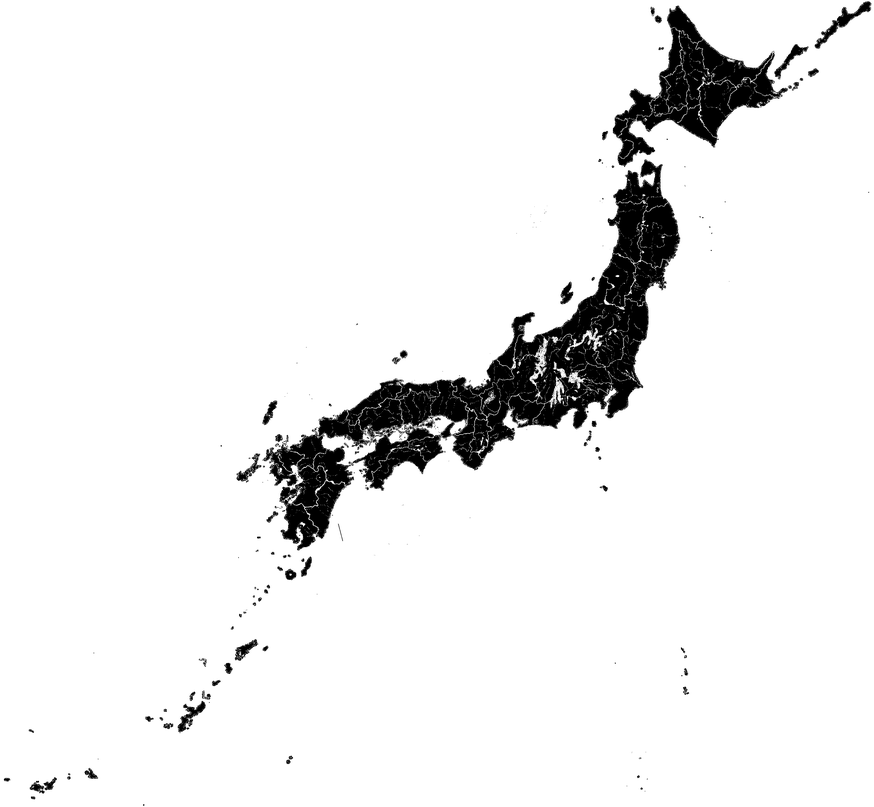
#> input picture E-Learning/Python/opencv/image/change1_jpmap.png, 874 x 807 px, shrunk from 3250 x 3000 before the run, given in place of src.png, which was not available
$ python image_py.py
#> lines starting #> are read from the running program, lines starting #| are printed output that depends on the picture
import cv2
import math
import numpy as np

file_src = 'image/src.png'
file_dst = 'image/dst.png'

img_src = cv2.imread(file_src, 1)  # 入力画像(カラー)読み込み
#> img_src is the input picture: shape (807, 874, 3); min 0, max 255, mean 237.9
# img_src = cv2.imread(file_src, 0)  # 入力画像(グレースケール)読み込み

cv2.namedWindow('src')
cv2.namedWindow('dst')

# 処理内容
img_dst = cv2.flip(img_src, flipCode = 0)
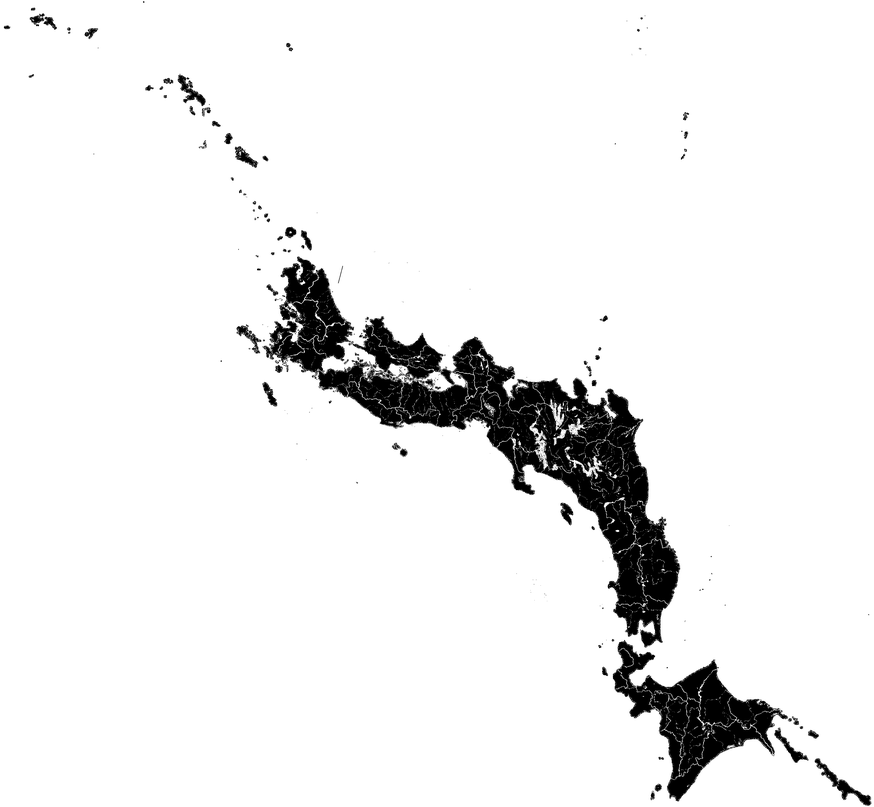
#> img_dst: shape (807, 874, 3); min 0, max 255, mean 237.9

cv2.imshow('src', img_src)  # 入力画像表示
cv2.imshow('dst', img_dst)  # 出力画像表示
cv2.imwrite(file_dst, img_dst) # 処理結果の保存
cv2.waitKey(0)

cv2.destroyAllWindows()

$ run again, on E-Learning/Python/opencv/image/change2_jpmap.png
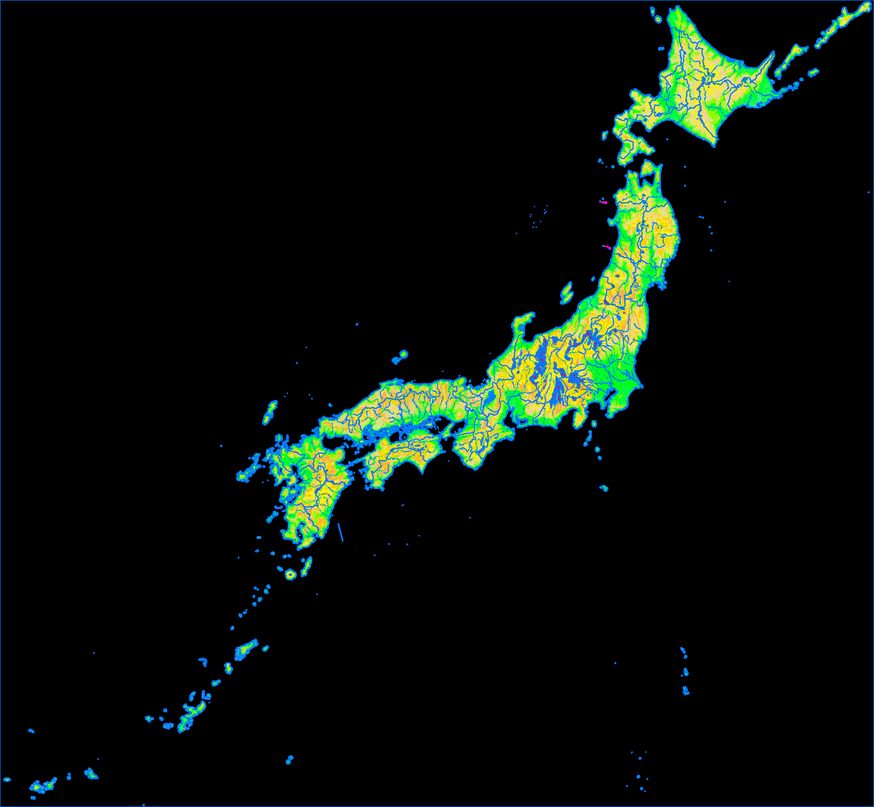
#> input picture E-Learning/Python/opencv/image/change2_jpmap.png, 874 x 807 px, shrunk from 3250 x 3000 before the run, given in place of src.png, which was not available
#> img_src is the input picture: shape (807, 874, 3); mean B, G, R 10.5, 15.8, 8.3
#> `img_dst = cv2.flip(img_src, flipCode = 0)`:
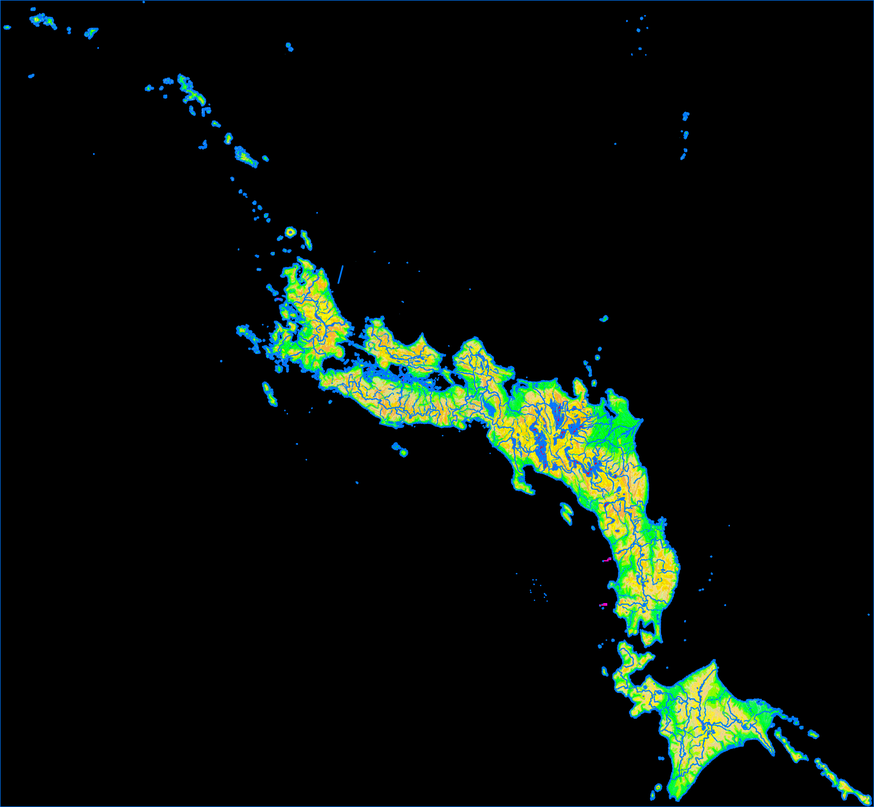
#> img_dst: shape (807, 874, 3); mean B, G, R 10.5, 15.8, 8.3
